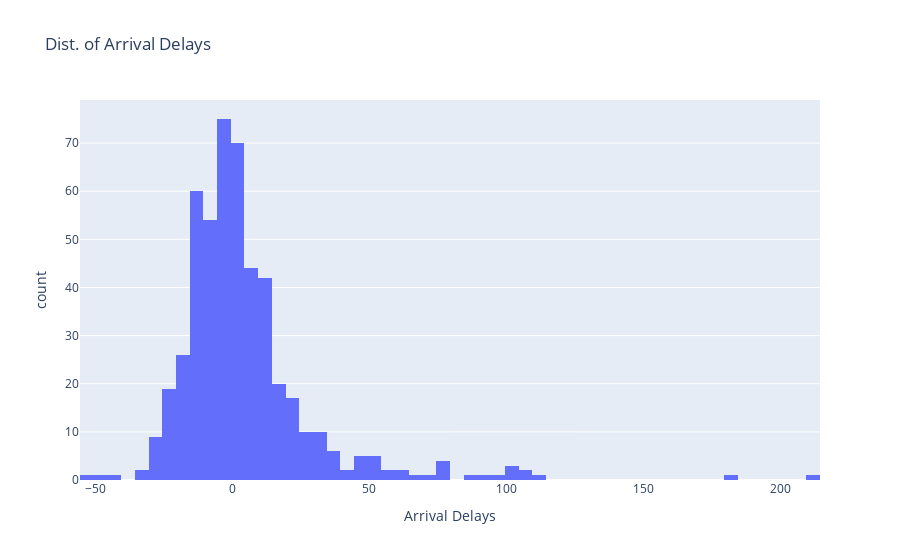

Write notebook code for a chart like this one.
### Code cell
fig = px.histogram(x=data['ArrDelay'],
                   labels={'x':'Arrival Delays'},
                   title='Dist. of Arrival Delays')
fig.show()

### Figure 1 — Plotly figure (JSON) as saved in the notebook; plotly's stock layout.template omitted (floating-point values rounded to 4 significant figures; data arrays with more than 128 entries replaced by an {"elided": "..."} marker saying what was removed)
{"data": [{"alignmentgroup": "True", "bingroup": "x", "hovertemplate": "Arrival Delays=%{x}<br>count=%{y}<extra></extra>", "legendgroup": "", "marker": {"color": "#636efa", "pattern": {"shape": ""}}, "name": "", "offsetgroup": "", "orientation": "v", "showlegend": false, "type": "histogram", "x": {"elided": "500 int values"}, "xaxis": "x", "yaxis": "y"}], "layout": {"autosize": true, "barmode": "relative", "legend": {"tracegroupgap": 0}, "title": {"text": "Dist. of Arrival Delays"}, "xaxis": {"anchor": "y", "autorange": true, "domain": [0, 1], "range": [-55.5, 214.5], "title": {"text": "Arrival Delays"}, "type": "linear"}, "yaxis": {"anchor": "x", "autorange": true, "domain": [0, 1], "range": [0, 78.95], "title": {"text": "count"}}}}
